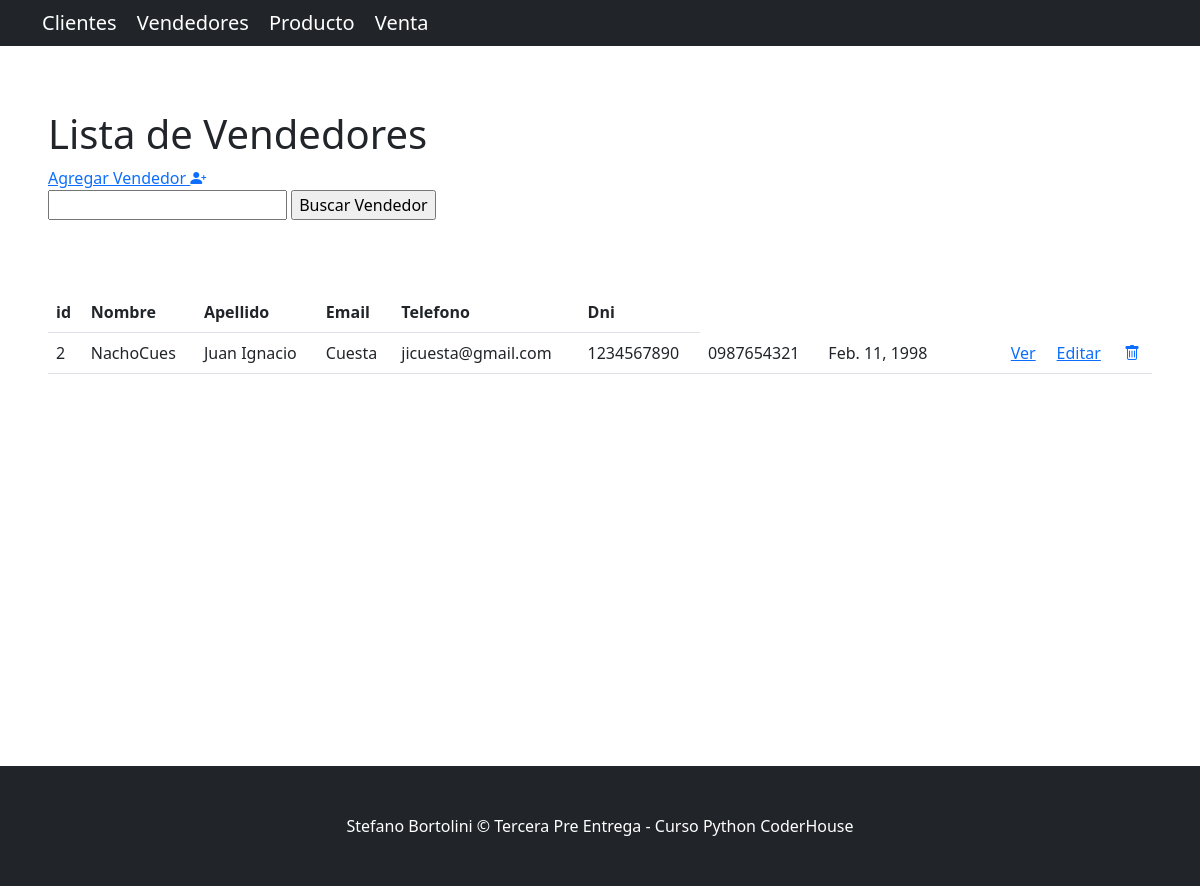
/AppTerceraPreEntrega/vendedor/, run on the app's committed database.
### AppTerceraPreEntrega/models.py (models this page shows, shortened)
class Vendedor(models.Model):
    username        = models.CharField(max_length=15)
    nombre          = models.CharField(max_length=256)
    apellido        = models.CharField(max_length=256)
    email           = models.EmailField(blank=True)
    telefono        = models.CharField(max_length=20, blank=True)
    dni             = models.CharField(max_length=32)
    fcha_nacimiento = models.DateField(null=True)

### AppTerceraPreEntrega/views.py (the view)
# urls.py: path('vendedor/', VendedorListView.as_view(), name='lista_vendedor'),
class VendedorListView(ListView):
    model = Vendedor
    template_name = 'lista_Vendedor.html'

### AppTerceraPreEntrega/templates/lista_vendedor.html (shortened to what this page needs)
{% extends "base.html" %}
{% block contenido %}
<section>
  <div>
    <h1>Lista de Vendedores</h1>
    <a href="{% url 'crear_vendedor' %}">Agregar Vendedor
      <i class="bi bi-person-plus-fill fa-3x"></i>
    </a>
    <form action="{% url 'buscar_vendedor' %}" method="post">
      <input type="text" name="busqueda">
      <input type="submit" value="Buscar Vendedor">
  </form>
    <br><br>
    <br>
    <table class="table">
      <tbody>
        <tr>
          <th>id</th>
          <th>Nombre</th>
          <th>Apellido</th>
          <th>Email</th>
          <th>Telefono</th>
          <th>Dni</th>
        </tr>
        {% for vendedor in object_list %}
        <tr>
          <td>{{ vendedor.id }}</td>
          <td>{{ vendedor.username }}</td>
          <td>{{ vendedor.nombre }}</td>
          <td>{{ vendedor.apellido }}</td>
          <td>{{ vendedor.email }}</td>
          <td>{{ vendedor.telefono }}</td>
          <td>{{ vendedor.dni }}</td>
          <td>{{ vendedor.fcha_nacimiento }}</td>
          <td></td>
          <td></td>
          <td></td>
          <td>
            <a href="{% url 'ver_vendedor' vendedor.id %}">Ver</a>
          </td>
          <td>
            <a href="{% url 'editar_vendedor' vendedor.id %}">Editar</a>
          </td>
          <td>
            <a href="{% url 'eliminar_vendedor' vendedor.id %}">
              <i class="bi bi-trash"></i>
            </a>
          </td>
        </tr>
        {% endfor %}
      </tbody>
    </table>
  </div>
</section>
{% endblock contenido %}

### data on the page
Vendedor: id "2", username "NachoCues", nombre "Juan Ignacio", apellido "Cuesta", email "jicuesta@gmail.com", telefono "1234567890", dni "0987654321", fcha_nacimiento "Feb. 11, 1998"
